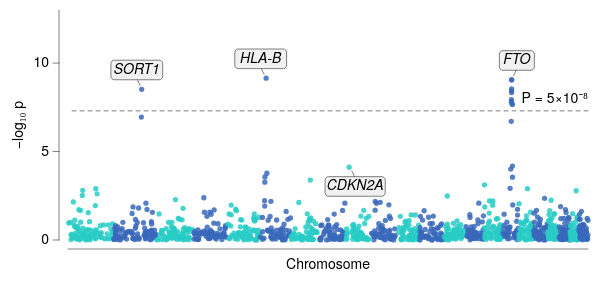

The specification (Vega-Lite) saved for this image:
### Vega-Lite specification from a JSON file in a GitHub repository (floating-point values rounded to 4 significant figures; data arrays with more than 128 entries replaced by an {"elided": "..."} marker saying what was removed)
{"background": null, "config": {"arc": {"fill": "#DBDBDB", "fillOpacity": 1.0, "innerRadius": 28.75, "padAngle": 0.03, "stroke": "black", "strokeOpacity": 1, "strokeWidth": 0.25}, "area": {"fill": "#DBDBDB", "fillOpacity": 1.0, "stroke": "black", "strokeOpacity": 1, "strokeWidth": 0.25}, "axis": {"domain": true, "domainCap": "round", "domainColor": "black", "domainWidth": 0.25, "grid": false, "gridCap": "round", "gridColor": "#F1F1F1", "gridDash": [0, 0], "gridOpacity": 1.0, "gridWidth": 0.25, "labelColor": "black", "labelFont": "Helvetica Neue", "labelFontSize": 7, "labelFontStyle": "normal", "labelFontWeight": 400, "offset": 4.5, "ticks": true, "tickCap": "round", "tickColor": "black", "tickRound": false, "tickSize": 3, "tickWidth": 0.25, "titleColor": "black", "titleFont": "Helvetica Neue", "titleFontSize": 7, "titleFontStyle": "normal", "titleFontWeight": 400}, "axisX": {"domain": true, "labelAlign": "center", "labelAngle": 0, "labels": true, "ticks": true, "translate": 0}, "axisY": {"domain": true, "labelAlign": "right", "labelAngle": 0, "labels": true, "ticks": true, "translate": 0}, "axisRight": {"domain": true, "labelAlign": "left", "labelAngle": 0, "labels": true, "ticks": true, "translate": 0}, "axisTop": {"domain": true, "labelAlign": "center", "labelAngle": 0, "labels": true, "ticks": true, "translate": 0}, "axisBand": {"tickOffset": 0}, "bar": {"fill": "#DBDBDB", "fillOpacity": 1.0, "stroke": "black", "strokeOpacity": 1, "strokeWidth": 0.25}, "boxplot": {"size": 10.35, "ticks": {"cornerRadius": 0.25, "fill": "black", "opacity": 1, "size": 5.175, "thickness": 0.25}, "box": {"fillOpacity": 1.0, "stroke": "black", "strokeOpacity": 1, "strokeWidth": 0.25}, "median": {"cornerRadius": 0, "fill": "black", "fillOpacity": 1.0, "opacity": 1, "size": 10.35, "thickness": 0.25}, "rule": {"fill": "black", "fillOpacity": 1.0, "size": 11.5, "stroke": "black", "strokeDash": [0, 0], "strokeOpacity": 1, "strokeWidth": 0.25}, "outliers": {"color": "black", "fill": "black", "fillOpacity": 1.0, "size": 0, "stroke": "black", "strokeOpacity": 1, "strokeWidth": 0.25}}, "circle": {"fill": "black", "fillOpacity": 1.0, "size": 0.575, "stroke": null, "strokeOpacity": 1, "strokeWidth": 0.25}, "errorband": {"band": {"fillOpacity": 0.6, "stroke": null, "strokeWidth": 0.25, "strokeOpacity": 1}, "borders": {"opacity": 0, "strokeOpacity": 0.25, "strokeWidth": 1}}, "errorbar": {"opacity": 1, "rule": {"strokeDash": [0, 0], "strokeWidth": 0.25}, "ticks": {"color": "black", "cornerRadius": 0.125, "opacity": 1, "size": 6.9, "thickness": 0.25}, "thickness": 0.25}, "font": "Helvetica Neue", "geoshape": {"fill": "#DBDBDB", "fillOpacity": 1.0, "stroke": "black", "strokeOpacity": 1, "strokeWidth": 0.25}, "header": {"labelColor": "black", "labelFont": "Helvetica Neue", "labelFontSize": 7, "labelFontStyle": "normal", "labelFontWeight": 400, "titleColor": "black", "titleFont": "Helvetica Neue", "titleFontSize": 7, "titleFontStyle": "normal", "titleFontWeight": 400, "titlePadding": 0}, "legend": {"disable": false, "offset": 4.5, "titlePadding": 4, "labelOffset": 2, "gradientLabelOffset": 2, "gradientLength": 57.5, "gradientThickness": 5.75, "gradientOpacity": 1.0, "gradientStrokeColor": "black", "gradientStrokeWidth": 0.25, "labelColor": "black", "labelFont": "Helvetica Neue", "labelFontSize": 7, "labelFontStyle": "normal", "labelFontWeight": 400, "strokeColor": "black", "strokeWidth": 0, "symbolSize": 42, "symbolStrokeColor": "black", "symbolStrokeWidth": 0.25, "titleColor": "black", "titleFont": "Helvetica Neue", "titleFontSize": 7, "titleFontStyle": "normal", "titleFontWeight": 400}, "line": {"color": "black", "stroke": "black", "strokeCap": "round", "strokeDash": [0, 0], "strokeOpacity": 1, "strokeWidth": 0.375}, "point": {"filled": true, "fill": "#DBDBDB", "fillOpacity": 1.0, "size": 5.75, "stroke": "black", "strokeOpacity": 1, "strokeWidth": 0.25}, "range": {"category": ["#C6D9F1", "#F1C9CB", "#FEF0B9", "#CEE37A", "#7AA8E0", "#E589A3", "#FDDD5D", "#68B961", "#4177B1", "#C35082", "#E5C227", "#438156"], "diverging": {"scheme": ["#C35082", "#CE6D94", "#D989A7", "#E2A4BA", "#EABFCE", "#F1DBE2", "#F6F6F6", "#D7E0EB", "#B9CBE0", "#9BB6D5", "#7DA1C9", "#5F8CBD", "#4177B1"]}, "heatmap": {"scheme": ["#32022B", "#43044D", "#4C196E", "#4D338C", "#484DA6", "#3A68BB", "#1D83CA", "#1D9CCB", "#23B5C9", "#28CDC5", "#4DE0B4", "#91EE9F"]}, "ordinal": {"scheme": ["#F1F1F1", "#DBDBDB", "#C6C6C6", "#B2B2B2", "#9D9D9D", "#898989", "#767676", "#636363", "#515151", "#404040", "#2F2F2F", "#1F1F1F"]}, "ramp": {"scheme": ["#32022B", "#43044D", "#4C196E", "#4D338C", "#484DA6", "#3A68BB", "#1D83CA", "#1D9CCB", "#23B5C9", "#28CDC5", "#4DE0B4", "#91EE9F"]}}, "rule": {"color": "black", "stroke": "black", "strokeCap": "round", "strokeDash": [2, 2], "strokeOpacity": 1, "strokeWidth": 0.25}, "scale": {"bandPaddingInner": 0.1, "bandPaddingOuter": 0.1, "round": false}, "rect": {"fill": "#DBDBDB", "fillOpacity": 1.0, "stroke": "black", "strokeOpacity": 1, "strokeWidth": 0.25}, "square": {"fill": "#DBDBDB", "fillOpacity": 1.0, "size": 11.5, "stroke": "black", "strokeOpacity": 1, "strokeWidth": 0.25}, "text": {"color": "black", "font": "Helvetica Neue", "fontSize": 7, "fontStyle": "normal", "fontWeight": 400}, "tick": {"color": "black", "cornerRadius": 0.125, "opacity": 1.0, "size": 10.35, "thickness": 0.25}, "title": {"anchor": "middle", "frame": "group", "color": "black", "font": "Helvetica Neue", "fontSize": 7, "fontStyle": "normal", "fontWeight": 400, "subtitleColor": "black", "subtitleFont": "Helvetica Neue", "subtitleFontSize": "Helvetica Neue", "subtitleFontStyle": "normal", "subtitleFontWeight": 400}, "trail": {"color": "black", "opacity": 1, "size": 0.375}, "view": {"continuousWidth": 260, "continuousHeight": 115, "discreteWidth": 260, "discreteHeight": 115, "fill": null, "stroke": null, "strokeWidth": 0.25}}, "layer": [{"data": {"name": "data-03186213ed5e726b81dd02ff130392d8"}, "mark": {"type": "circle", "opacity": 0.85, "size": 7}, "encoding": {"color": {"field": "parity", "legend": null, "scale": {"range": ["#3A68BB", "#28CDC5"]}, "type": "nominal"}, "x": {"axis": {"labels": false, "ticks": false}, "field": "pos", "title": "Chromosome", "type": "quantitative"}, "y": {"field": "logp", "scale": {"domain": [0, 13]}, "title": "−log₁₀ p", "type": "quantitative"}}}, {"layer": [{"data": {"values": [{"__dysonsphere__": 1}]}, "mark": {"type": "rule", "opacity": 1.0, "strokeDash": [2, 2]}, "encoding": {"y": {"datum": 7.3}}}, {"data": {"values": [{"__dysonsphere__": 1}]}, "mark": {"type": "text", "align": "right", "baseline": "bottom", "dx": 0, "dy": -3, "fontSize": 7}, "encoding": {"text": {"value": "P = 5×10⁻⁸"}, "x": {"value": 260}, "y": {"datum": 7.3}}}]}, {"layer": [{"data": {"values": [{"__dysonsphere__": 1}]}, "mark": {"type": "rule", "strokeDash": [0, 0]}, "encoding": {"x": {"datum": 399.0, "scale": {"domain": [0, 2875.0], "nice": false, "padding": 0, "zero": false}}, "x2": {"datum": 382.7}, "y": {"datum": 8.733, "scale": {"domain": [0, 13], "nice": false, "padding": 0, "zero": false}}, "y2": {"datum": 9.084}}}, {"data": {"values": [{"__dysonsphere__": 1}]}, "mark": {"type": "rect", "cornerRadius": 1.75, "fill": "#F1F1F1", "fillOpacity": 1.0, "height": 9.8, "stroke": "black", "strokeWidth": 0.25, "width": 25.9}, "encoding": {"x": {"datum": 380.4}, "xOffset": {"value": 0.0}, "y": {"datum": 9.61}, "yOffset": {"value": 0.0}}}, {"data": {"values": [{"__dysonsphere__": 1}]}, "mark": {"type": "text", "align": "center", "baseline": "middle", "fontSize": 7, "fontStyle": "italic"}, "encoding": {"text": {"value": "SORT1"}, "x": {"datum": 380.4}, "y": {"datum": 9.61}}}, {"data": {"values": [{"__dysonsphere__": 1}]}, "mark": {"type": "rule", "strokeDash": [0, 0]}, "encoding": {"x": {"datum": 1084.0}, "x2": {"datum": 1068.0}, "y": {"datum": 9.364}, "y2": {"datum": 9.715}}}, {"data": {"values": [{"__dysonsphere__": 1}]}, "mark": {"type": "rect", "cornerRadius": 1.75, "fill": "#F1F1F1", "fillOpacity": 1.0, "height": 9.8, "stroke": "black", "strokeWidth": 0.25, "width": 25.9}, "encoding": {"x": {"datum": 1065.0}, "xOffset": {"value": 0.0}, "y": {"datum": 10.24}, "yOffset": {"value": 0.0}}}, {"data": {"values": [{"__dysonsphere__": 1}]}, "mark": {"type": "text", "align": "center", "baseline": "middle", "fontSize": 7, "fontStyle": "italic"}, "encoding": {"text": {"value": "HLA-B"}, "x": {"datum": 1065.0}, "y": {"datum": 10.24}}}, {"data": {"values": [{"__dysonsphere__": 1}]}, "mark": {"type": "rule", "strokeDash": [0, 0]}, "encoding": {"x": {"datum": 1569.0}, "x2": {"datum": 1585.0}, "y": {"datum": 3.904}, "y2": {"datum": 3.553}}}, {"data": {"values": [{"__dysonsphere__": 1}]}, "mark": {"type": "rect", "cornerRadius": 1.75, "fill": "#F1F1F1", "fillOpacity": 1.0, "height": 9.8, "stroke": "black", "strokeWidth": 0.25, "width": 30.1}, "encoding": {"x": {"datum": 1588.0}, "xOffset": {"value": 0.0}, "y": {"datum": 3.027}, "yOffset": {"value": 0.0}}}, {"data": {"values": [{"__dysonsphere__": 1}]}, "mark": {"type": "text", "align": "center", "baseline": "middle", "fontSize": 7, "fontStyle": "italic"}, "encoding": {"text": {"value": "CDKN2A"}, "x": {"datum": 1588.0}, "y": {"datum": 3.027}}}, {"data": {"values": [{"__dysonsphere__": 1}]}, "mark": {"type": "rule", "strokeDash": [0, 0]}, "encoding": {"x": {"datum": 2463.0}, "x2": {"datum": 2479.0}, "y": {"datum": 9.269}, "y2": {"datum": 9.62}}}, {"data": {"values": [{"__dysonsphere__": 1}]}, "mark": {"type": "rect", "cornerRadius": 1.75, "fill": "#F1F1F1", "fillOpacity": 1.0, "height": 9.8, "stroke": "black", "strokeWidth": 0.25, "width": 17.5}, "encoding": {"x": {"datum": 2482.0}, "xOffset": {"value": 0.0}, "y": {"datum": 10.15}, "yOffset": {"value": 0.0}}}, {"data": {"values": [{"__dysonsphere__": 1}]}, "mark": {"type": "text", "align": "center", "baseline": "middle", "fontSize": 7, "fontStyle": "italic"}, "encoding": {"text": {"value": "FTO"}, "x": {"datum": 2482.0}, "y": {"datum": 10.15}}}]}], "$schema": "https://vega.github.io/schema/vega-lite/v6.4.1.json", "datasets": {"data-03186213ed5e726b81dd02ff130392d8": {"elided": "1213 records"}}}
